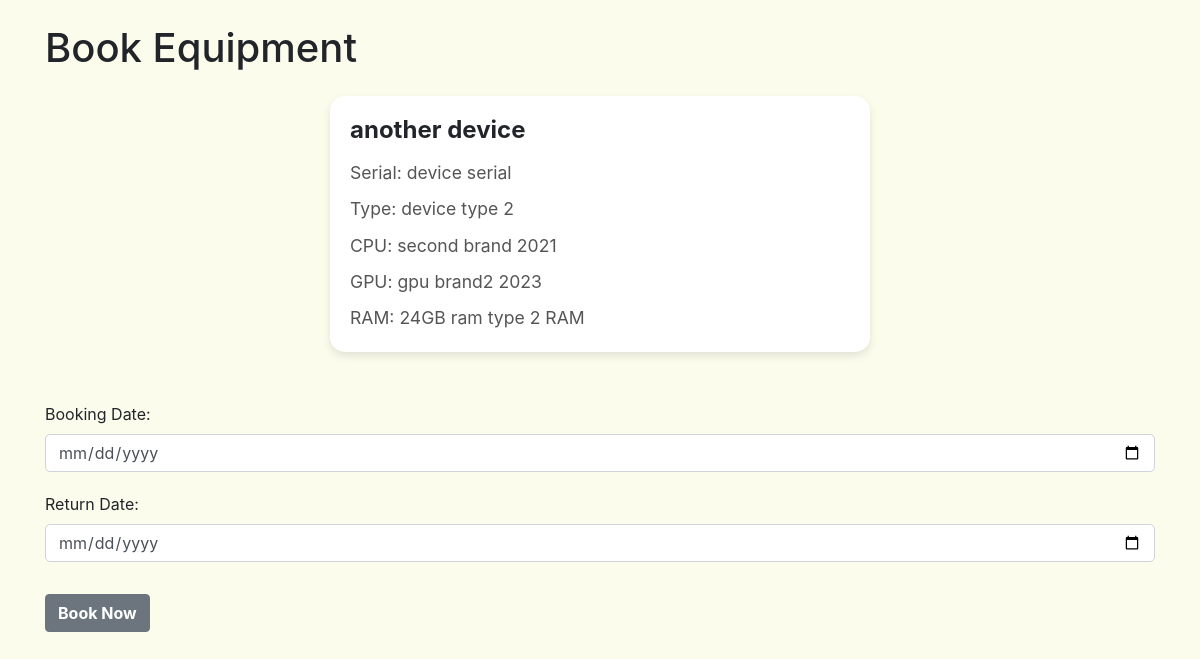
Page /booking_page/5/ (signed in) on the committed database.
### app1/models.py (models this page shows, shortened)
class Equipment(models.Model):
    EquipmentID = models.AutoField(primary_key=True)
    DeviceName = models.CharField(max_length=100)
    DeviceTypeID = models.ForeignKey(DeviceType, on_delete=models.CASCADE)
    DeviceSerial = models.CharField(max_length=50)
    IsOnsiteOnly = models.BooleanField(default=False)
    CPUID = models.ForeignKey(CPU, on_delete=models.CASCADE)
    GPUID = models.ForeignKey(GPU, on_delete=models.CASCADE)
    RAMID = models.ForeignKey(RAM, on_delete=models.CASCADE)
    Availability = models.BooleanField(default=True)

class DeviceType(models.Model):
    DeviceTypeID = models.AutoField(primary_key=True)
    TypeName = models.CharField(max_length=100, unique=True)
    def __str__(self):
        return self.TypeName

class CPU(models.Model):
    Brand = models.CharField(max_length=100)
    Model = models.CharField(max_length=100)
    ClockSpeed = models.FloatField()
    Cores = models.IntegerField()

class GPU(models.Model):
    Brand = models.CharField(max_length=100)
    Model = models.CharField(max_length=100)
    VRAM = models.IntegerField()

class RAM(models.Model):
    Capacity = models.IntegerField()
    Type = models.CharField(max_length=100)
    Speed = models.IntegerField()

### app1/views.py (the view)
# urls.py: path('booking_page/<int:equipment_id>/', views.booking_page, name='booking_page'),
@login_required(login_url='login')
def booking_page(request,equipment_id):
    equipment = Equipment.objects.get(pk=equipment_id)
    return render(request, "booking_page.html",{'equipment':equipment})

### templates/booking_page.html (shortened to what this page needs)
<!DOCTYPE html>
<html lang="en">
<head>
    <link href="https://stackpath.bootstrapcdn.com/bootstrap/4.5.2/css/bootstrap.min.css" rel="stylesheet">
</head>
<body>
    <div class="container">
        <h1 class="my-4">Book Equipment</h1>
        <form method="POST" action="{% url 'initiate_reservation' equipment.pk %}">
            <div class="row">
                <div class="col-md-6 mx-auto">
                    <div class="card">
                        <div class="card-body">
                            <h5 class="card-title">{{ equipment.DeviceName }}</h5>
                            <p class="card-text">Serial: {{ equipment.DeviceSerial }}</p>
                            <p class="card-text">Type: {{ equipment.DeviceTypeID }}</p>
                            <p class="card-text">CPU: {{ equipment.CPUID.Brand }} {{ equipment.CPUID.Model }}</p>
                            <p class="card-text">GPU: {{ equipment.GPUID.Brand }} {{ equipment.GPUID.Model }}</p>
                            <p class="card-text">RAM: {{ equipment.RAMID.Capacity }}GB {{ equipment.RAMID.Type }} RAM</p>
                        </div>
                    </div>
                </div>
            </div>
            <div class="form-group">
                <label for="booking_date">Booking Date:</label>
                <input type="date" class="form-control" id="booking_date" name="booking_date" required>
            </div>
            <div class="form-group">
                <label for="return_date">Return Date:</label>
                <input type="date" class="form-control" id="return_date" name="return_date" required>
            </div>
            <button type="submit" class="btn btn-primary mt-3">Book Now</button>
        </form>
    </div>
</body>
</html>

### templates/booking_page.html (style rules this page uses)
body { background-color: rgb(252, 252, 237); }
.card { margin-bottom: 30px; border: none; border-radius: 15px; box-shadow: 0 4px 8px rgba(0, 0, 0, 0.1); transition: box-shadow 0.3s ease; }
.card-title { font-size: 1.5rem; font-weight: bold; margin-bottom: 15px; }
.card-text { font-size: 1.1rem; color: #555; margin-bottom: 10px; }
.form-group { margin-top: 20px; }
.form-control { border: 1px solid #ced4da; border-radius: 5px; transition: border-color 0.3s ease; }
.btn-primary { background-color: #6c757d; border-color: #6c757d; font-weight: bold; transition: background-color 0.3s ease; }

### rows in the picture
Equipment: DeviceName "another device", DeviceSerial "device serial", DeviceTypeID "device type 2", CPUID.Brand "second brand", CPUID.Model "2021", GPUID.Brand "gpu brand2", GPUID.Model "2023", RAMID.Capacity "24", RAMID.Type "ram type 2"
